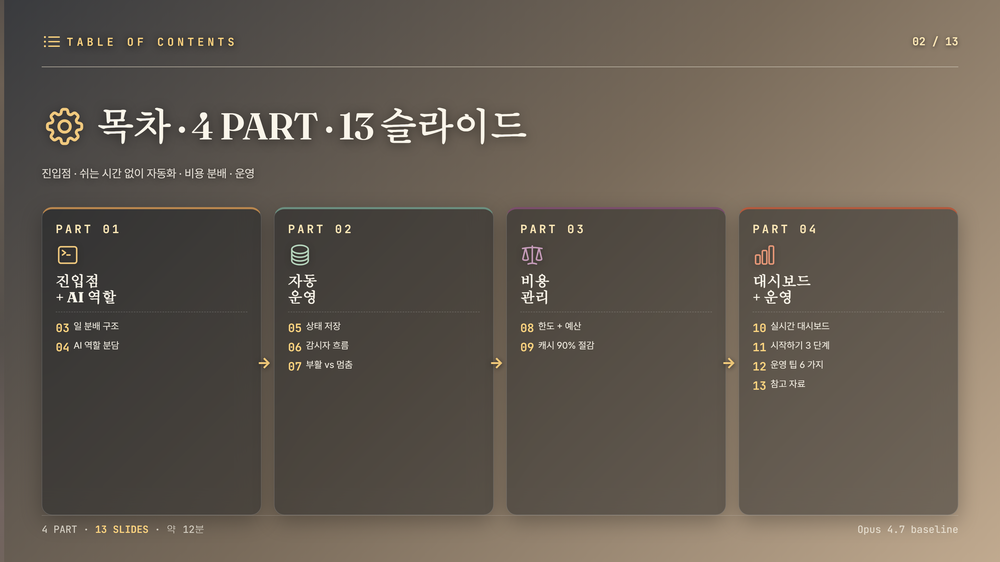
#> input picture outputs/ppt-automation/html-source/png-output/slide-02.png, 1000 x 562 px, shrunk from 3840 x 2160 before the run; its folder holds only this picture in this run
$ python verify-ppt-overflow.py --dir ../../outputs/ppt-automation/html-source/png-output
#> lines starting #> are read from the running program, lines starting #| are printed output that depends on the picture
"""
verify-ppt-overflow.py — PPT 렌더 후 잘림(overflow) 의심 영역 자동 탐지

기능:
- outputs/ppt*/html-source/png-output/slide-*.png 모두 분석
- 가장자리 (하단 + 우측) 픽셀 분포로 콘텐츠 잘림 의심 slides 식별
- 결과를 markdown 리포트로 저장 + stdout 요약

원리:
- slides 가장자리 (하단 30px-우측 30px) 의 다크 픽셀 (텍스트-코드-박스 보더) 비율 측정
- 임계치 초과 = 콘텐츠가 영역 끝까지 차있음 = 잘림 가능성
- 단순 픽셀 분석이라 100% 정확하지 않음 — Claude 의 Read tool OCR 보완용

사용:
  python .claude/scripts/verify-ppt-overflow.py
  python .claude/scripts/verify-ppt-overflow.py --dir outputs/ppt-automation
  python .claude/scripts/verify-ppt-overflow.py --threshold 0.15
"""

import argparse
import sys
from pathlib import Path

try:
    from PIL import Image
except ImportError:
    print("[ERR] Pillow not installed. Run: pip install Pillow")
    sys.exit(1)

EDGE_BAND_PX = 30
DARK_THRESHOLD_RGB = 80
DEFAULT_THRESHOLD = 0.10


def edge_dark_ratio(img: Image.Image, band_px: int = EDGE_BAND_PX) -> tuple[float, float]:
    """slides 하단-우측 가장자리 영역의 다크 픽셀 비율."""
    rgb = img.convert("RGB")
    w, h = rgb.size

    bottom = rgb.crop((0, h - band_px, w, h))
    right = rgb.crop((w - band_px, 0, w, h))

    def dark_ratio(region: Image.Image) -> float:
        pixels = list(region.getdata())
        dark = sum(
            1 for r, g, b in pixels
            if r < DARK_THRESHOLD_RGB and g < DARK_THRESHOLD_RGB and b < DARK_THRESHOLD_RGB
        )
        return dark / max(1, len(pixels))

    return dark_ratio(bottom), dark_ratio(right)


def scan_dir(png_dir: Path, threshold: float) -> list[dict]:
    results = []
    pngs = sorted(png_dir.glob("slide-*.png"))
    for p in pngs:
        try:
            img = Image.open(p)
            bottom, right = edge_dark_ratio(img)
        except Exception as e:
            results.append({"file": p.name, "error": str(e)})
            continue

        suspect = bottom > threshold or right > threshold
        results.append({
            "file": p.name,
            "bottom": round(bottom, 4),
            "right": round(right, 4),
            "suspect": suspect,
        })
    return results


def write_report(results: list[dict], out_path: Path, threshold: float, src_dir: Path):
    suspects = [r for r in results if r.get("suspect")]
    lines = [
        "# PPT Overflow Verification Report",
        "",
        f"- Source: `{src_dir}`",
        f"- Total slides: {len(results)}",
        f"- Suspect (>{threshold:.0%} edge dark): **{len(suspects)}**",
        f"- Threshold: bottom + right band {EDGE_BAND_PX}px, dark = RGB < {DARK_THRESHOLD_RGB}",
        "",
        "## All slides",
        "",
        "| slide | bottom | right | suspect |",
        "|-------|-------:|------:|:-------:|",
    ]
    for r in results:
        if "error" in r:
            lines.append(f"| {r['file']} | ERR | ERR | — |")
        else:
            mark = "[!] YES" if r["suspect"] else "[OK]"
            lines.append(f"| {r['file']} | {r['bottom']:.3f} | {r['right']:.3f} | {mark} |")

    if suspects:
        lines += [
            "",
            "## Suspect slides — Claude OCR 직접 확인 권장",
            "",
        ]
        for r in suspects:
            lines.append(f"- **{r['file']}** — bottom {r['bottom']:.3f}, right {r['right']:.3f}")
        lines += [
            "",
            "**다음 액션:**",
            "```python",
            "# Claude 가 의심 slides를 Read tool 로 직접 OCR",
        ]
        for r in suspects[:5]:
            lines.append(f"Read('{src_dir}/{r['file']}')")
        lines += ["```"]
    else:
        lines += ["", "## [OK] 모든 slides 통과 — 잘림 의심 없음", ""]

    out_path.write_text("\n".join(lines), encoding="utf-8")


def main():
    ap = argparse.ArgumentParser()
    ap.add_argument("--dir", default=None,
                    help="PPT 작업 폴더 (예: outputs/ppt-automation). 미지정시 outputs/ppt* 전부")
    ap.add_argument("--threshold", type=float, default=DEFAULT_THRESHOLD,
                    help="가장자리 다크 픽셀 비율 임계치 (default: 0.10)")
    args = ap.parse_args()

    project_root = Path(__file__).resolve().parent.parent.parent

    if args.dir:
        targets = [project_root / args.dir]
    else:
        targets = sorted((project_root / "outputs").glob("ppt*"))

    any_suspect = False
    for t in targets:
        png_dir = t / "html-source" / "png-output"
        if not png_dir.exists():
            continue

        print(f"\n=== Scanning: {t.name} ===")
        results = scan_dir(png_dir, args.threshold)
#> in scan_dir, img is the input picture: PIL image 1000x562 RGB; mean R, G, B 100.3, 91.3, 80.8
#> in edge_dark_ratio, `bottom = rgb.crop((0, h - band_px, w, h))`:
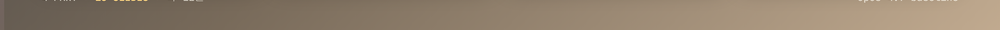
#> bottom: PIL image 1000x30 RGB; mean R, G, B 144.5, 128, 108.7
#> in edge_dark_ratio, `right = rgb.crop((w - band_px, 0, w, h))`:
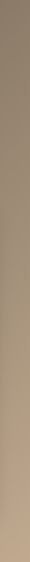
#> right: PIL image 30x562 RGB; mean R, G, B 164.4, 145.2, 122.7
#> in dark_ratio, `pixels = list(region.getdata())`: pixels = 30000 items
#> in dark_ratio, `dark = sum( 1 for r, g, b in pixels if r < DARK_THRESHOLD_RGB and g < ..`: dark = 0
#> in scan_dir, `suspect = bottom > threshold or right > threshold`: suspect = False
#> results = 1 item
        if not results:
            print("  (no PNGs)")
            continue

        report_path = t / "overflow-report.md"
        write_report(results, report_path, args.threshold, png_dir)
#> in write_report, `suspects = [r for r in results if r.get("suspect")]`: suspects = []
#> the loop in write_report, `for r in results:` made 1 pass
#> mark on pass 1: '[OK]'
#> after the loop in write_report, `for r in results:`: lines = 12 items

        suspects = [r for r in results if r.get("suspect")]
#> suspects = []
        total = len(results)
#> total = 1

        if suspects:
            any_suspect = True
            print(f"  [!]  {len(suspects)}/{total} slides - possible overflow:")
            for r in suspects:
                print(f"     - {r['file']}  bottom={r['bottom']:.3f}  right={r['right']:.3f}")
            print(f"  [report] {report_path.relative_to(project_root)}")
        else:
            print(f"  [OK] {total}/{total} slides clean")
#|   [OK] 1/1 slides clean

    print()
    if any_suspect:
        print("[ACTION] Claude needs to OCR suspect slides via Read tool")
        sys.exit(2)
    else:
        print("[OK] All clean - no overflow suspects")


if __name__ == "__main__":
    main()
